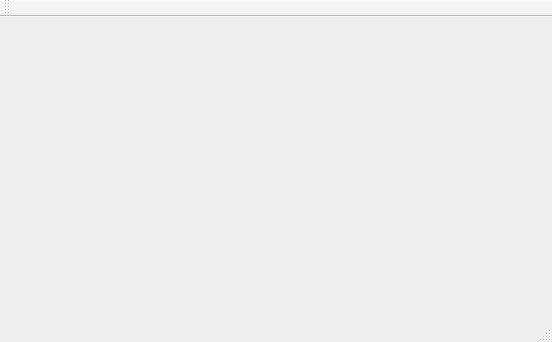
<?xml version="1.0" encoding="UTF-8"?>
<ui version="4.0">
 <class>MainWindow</class>
 <widget class="QMainWindow" name="MainWindow">
  <property name="geometry">
   <rect>
    <x>0</x>
    <y>0</y>
    <width>552</width>
    <height>342</height>
   </rect>
  </property>
  <property name="windowTitle">
   <string>MainWindow</string>
  </property>
  <widget class="QWidget" name="centralWidget">
   <widget class="QCustomPlot" name="customPlot" native="true">
    <property name="geometry">
     <rect>
      <x>10</x>
      <y>0</y>
      <width>521</width>
      <height>261</height>
     </rect>
    </property>
   </widget>
  </widget>
  <widget class="QMenuBar" name="menuBar">
   <property name="geometry">
    <rect>
     <x>0</x>
     <y>0</y>
     <width>552</width>
     <height>25</height>
    </rect>
   </property>
   <property name="nativeMenuBar">
    <bool>true</bool>
   </property>
  </widget>
  <widget class="QToolBar" name="mainToolBar">
   <attribute name="toolBarArea">
    <enum>TopToolBarArea</enum>
   </attribute>
   <attribute name="toolBarBreak">
    <bool>false</bool>
   </attribute>
  </widget>
  <widget class="QStatusBar" name="statusBar"/>
  <action name="actionOpen">
   <property name="text">
    <string>Open</string>
   </property>
  </action>
  <action name="actionQuit">
   <property name="text">
    <string>Quit</string>
   </property>
  </action>
 </widget>
 <layoutdefault spacing="6" margin="11"/>
 <customwidgets>
  <customwidget>
   <class>QCustomPlot</class>
   <extends>QWidget</extends>
   <header location="global">qcustomplot.h</header>
   <container>1</container>
  </customwidget>
 </customwidgets>
 <resources/>
 <connections/>
</ui>
